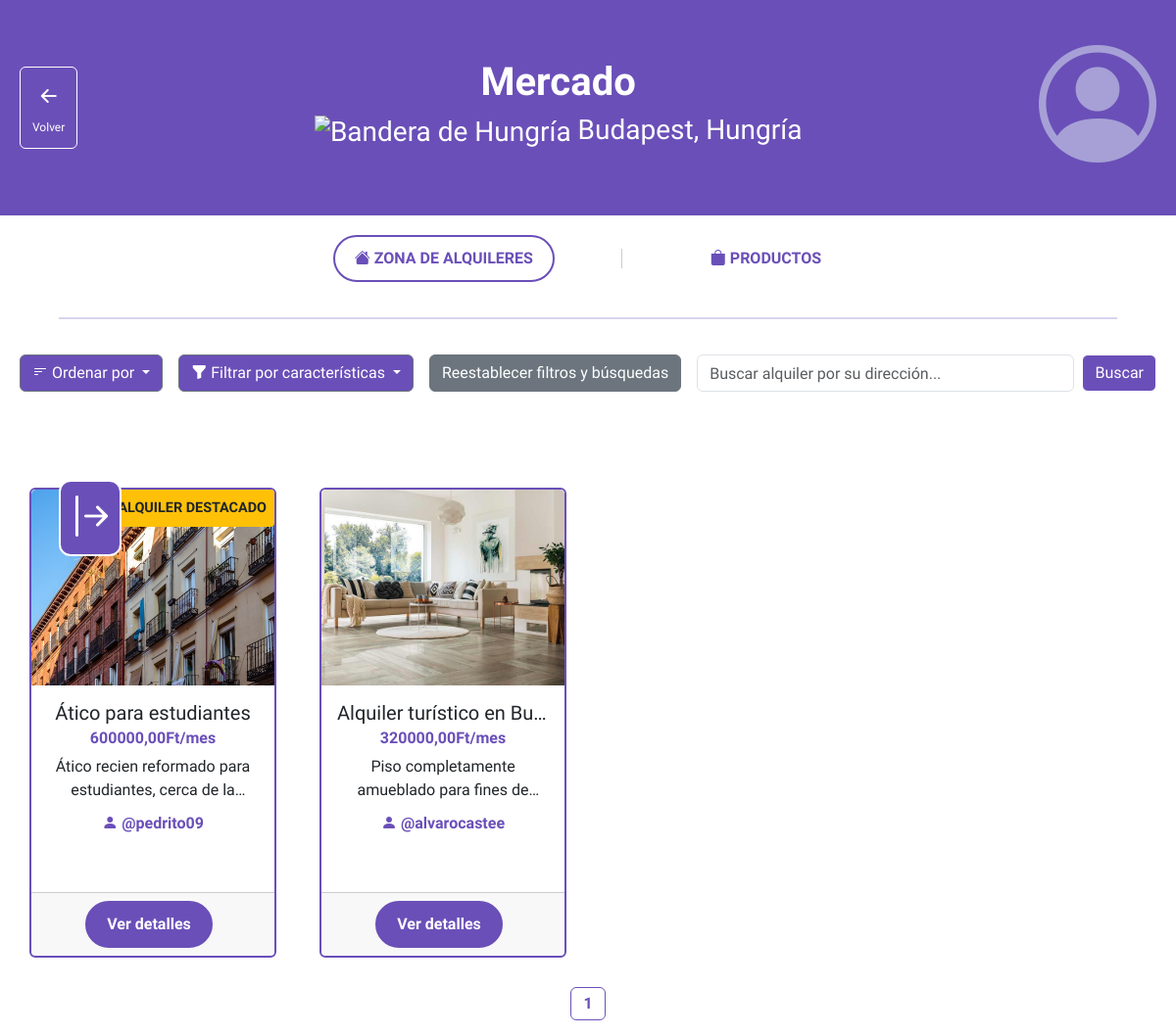
The app's page /marketplace/market/rentings/city=Budapest/ (signed in) with its own data.
### main/market/models.py (models this page shows, shortened)
class Rental(models.Model):
    owner = models.ForeignKey(settings.AUTH_USER_MODEL, on_delete=models.CASCADE, related_name='rentals')
    title = models.CharField(max_length=200)
    location = models.CharField(max_length=200)
    description = models.TextField()
    price = models.DecimalField(max_digits=10, decimal_places=2)
    square_meters = models.PositiveIntegerField()
    rooms = models.PositiveIntegerField()
    max_people = models.PositiveIntegerField()
    city_associated = models.CharField(max_length=100, blank=True)
    features = models.ManyToManyField(RentalFeature, blank=True)
    money_associated = models.CharField(max_length=50, blank = True)
    highlighted = models.BooleanField(default=False)
    highlighted_until = models.DateTimeField(null=True, blank=True)
    highlighted_at = models.DateTimeField(null=True, blank=True)
    created_at = models.DateTimeField(auto_now_add=True)
    status = models.CharField(
        max_length=10,
        choices=[
            ('on_sale', 'Anuncio activo'),
            ('booked', 'Reservado'),
            ('sold', 'Ya alquilado')
        ],
        default='on_sale'
    )
    buyer = models.ForeignKey(
        settings.AUTH_USER_MODEL,
        null=True,
        blank=True,
        on_delete=models.SET_NULL,
        related_name='purchased_rentings'
    )

class RentalImage(models.Model):
    rental = models.ForeignKey(Rental, related_name='images', on_delete=models.CASCADE)
    image = models.ImageField(upload_to='rental_pictures/', blank=False)

### main/models.py (models this page shows)
class CustomUser(AbstractUser):
    email = models.EmailField(unique=True)
    birthday = models.DateField(null=True, blank=True)
    city = models.CharField(max_length=100, blank=True)
    selected_city = models.CharField(max_length=100, blank=True)
    description = models.TextField(blank=True)
    profile_picture = models.ImageField(upload_to='profile_pictures/', blank=True)
    erasmus = models.BooleanField(default=False)
    show_age = models.BooleanField(default=True)
    profile_completed = models.BooleanField(default=False)
    account_visibility = models.CharField(max_length=10, choices=[('public', 'Pública'), ('private', 'Privada')], default='public')
    see_own_products = models.BooleanField(default=False)
    aficiones = models.ManyToManyField(Hobby, blank=True)
    is_city_admin = models.BooleanField(default=False)
    groups = models.ManyToManyField(Group, verbose_name='groups', blank=True, related_name='customuser_set')
    user_permissions = models.ManyToManyField(Permission, verbose_name='user permissions', blank=True, related_name='customuser_set')

### main/market/views.py (the view, shortened to what this page needs)
# urls.py: path('market/rentings/city=<str:selected_city>/', views.main_market_rentings, name="main_market_rentings"),
def main_market_rentings(request, selected_city):
    complete_profile_alerts = alertas_completar_perfil(request)
    pending_requests_count = FollowRequest.objects.filter(receiver=request.user, status='pending').count()
    pending_chat_requests_count = ChatRequest.objects.filter(receiver=request.user, status='pending').count()
    private_chats = Chat.objects.filter(Q(user1=request.user) | Q(user2=request.user)).annotate(
        unread_count=Count('messages', filter=Q(messages__is_read=False) & ~Q(messages__sender=request.user))
    )
    all_groups_chats = GroupChat.objects.filter(members__user=request.user).exclude(name=request.user.city).annotate(
        unread_count=Count('group_messages', filter=Q(group_messages__is_read=False) & ~Q(group_messages__sender=request.user))
    )
    total_unread_count = sum(chat.unread_count for chat in private_chats) + sum(chat.unread_count for chat in all_groups_chats) + pending_chat_requests_count
    order = request.GET.get('order', None)
    search_query = request.GET.get('q', '')
    selected_features = request.GET.getlist('features')
    city_info = city_data.get(selected_city, {})
    country = city_info.get('country', 'Desconocido')
    flag_image = city_info.get('flag', '')
    rentings = Rental.objects.filter(city_associated=selected_city).annotate(
        highlighted_order=Case(
            When(highlighted=True, then=Value(0)),  # Los destacados primero
            When(highlighted=False, then=Value(1)),  # Los no destacados después
            output_field=BooleanField(),
        )).order_by('highlighted_order', '-highlighted_at', '-created_at')
    if selected_features:
        for feature_id in selected_features:
            rentings = rentings.filter(features__id=feature_id)
        rentings = rentings.distinct()
        if not rentings.exists():
            no_caracts_message = "No hay ningún anuncio publicado que cuente con todas las características seleccionadas."
            filtered_rentings = Rental.objects.none()
        else:
            no_caracts_message = None
            filtered_rentings = rentings
    else:
        no_caracts_message = None
        filtered_rentings = rentings
    if search_query:
        filtered_rentings = rentings.filter(location__icontains=search_query)
        if not filtered_rentings.exists():
            no_results_message = f"No se encuentran resultados para la búsqueda: '{search_query}'"
            filtered_rentings = rentings  # Revertimos a todos los anuncios
        else:
            no_results_message = None
    else:
        no_results_message = None
    if order == 'newest':
        filtered_rentings = filtered_rentings.order_by('-created_at')
    elif order == 'older':
        filtered_rentings = filtered_rentings.order_by('created_at')
    elif order == 'cheapest':
        filtered_rentings = filtered_rentings.order_by('price')
    elif order == 'expensive':
        filtered_rentings = filtered_rentings.order_by('-price')
    elif order == 'min_to_max_square_meters':
        filtered_rentings = filtered_rentings.order_by('square_meters')
    elif order == 'max_to_min_square_meters':
        filtered_rentings = filtered_rentings.order_by('-square_meters')
    elif order == 'min_to_max_rooms':
        filtered_rentings = filtered_rentings.order_by('rooms')
    elif order == 'max_to_min_rooms':
        filtered_rentings = filtered_rentings.order_by('-rooms')
    elif order == 'min_to_max_people':
        filtered_rentings = filtered_rentings.order_by('max_people')
    elif order == 'max_to_min_people':
        filtered_rentings = filtered_rentings.order_by('-max_people')
    rentings_count = filtered_rentings.count()
    only_user_rentings = (
        filtered_rentings.exists() and
        not filtered_rentings.exclude(owner=request.user).exists()
    )
    all_features = RentalFeature.objects.all()
    paginator = Paginator(filtered_rentings, 20)  # 20 anuncios por página
    page = request.GET.get('page', 1)
    try:
        paginated_rentings = paginator.page(page)
    except PageNotAnInteger:
        paginated_rentings = paginator.page(1)
    except EmptyPage:
        paginated_rentings = paginator.page(paginator.num_pages)
    context = {
        'selected_city': selected_city,
        'country': country,
        'flag_image': flag_image,
        'rentings': paginated_rentings,
        'complete_profile_alerts': complete_profile_alerts,
        'pending_requests_count': pending_requests_count,
        'rentings_count': rentings_count,
        'only_user_rentings': only_user_rentings,
        'no_results_message': no_results_message,
        'all_features': all_features,
        'selected_features': selected_features,
        'no_caracts_message': no_caracts_message,
        'pending_chat_requests_count': pending_chat_requests_count,
        'total_unread_count': total_unread_count,
    }
    return render(request, "main_market_rentings.html", context)

### main/templates/market/main_market_rentings.html (shortened to what this page needs)
{% extends "main/sidebar.html" %}
{% block content %}
{% load static %}
<head>
    <link href="https://cdn.jsdelivr.net/npm/bootstrap@5.3.0-alpha1/dist/css/bootstrap.min.css" rel="stylesheet">
    <link href="https://cdn.jsdelivr.net/npm/bootstrap-icons@1.7.2/font/bootstrap-icons.css" rel="stylesheet">
    <link href="https://cdn.jsdelivr.net/npm/bootstrap@5.3.0/dist/css/bootstrap.min.css" rel="stylesheet">
</head>
<body>
    <div class="container profile-container">
        <div class="profile-top d-flex justify-content-between align-items-center">
            <div>
                <button onclick="goBack()" class="btn btn-secondary bi-arrow-left-short d-none d-md-block" style="background-color: transparent; border-color: white; font-size: 2em;">
                    <h3 style="font-size:12px;">Volver</h3>
                </button>
            </div>
            <div class="text-center">
                <h1><strong>Mercado</strong></h1>
                <h3>
                    {% if flag_image %}
                        <img src="{% static 'images/'|add:flag_image %}" alt="Bandera de {{ country }}" width="50">
                    {% endif %}
                    {{selected_city}}, {{ country }}
                </h3>
            </div>
            <div>
                <a href="{% url 'market:my_market_profile' %}">
                    {% if request.user.profile_picture %}
                        <img src="{{ request.user.profile_picture.url }}" class="profile-picture" alt="Perfil del cliente">
                    {% else %}
                        <i class="bi bi-person-circle" style="font-size: 120px; color: #a6a0d6;"></i>
                    {% endif %}
                </a>
            </div>
        </div>
        <div class="links-section d-flex justify-content-center align-items-center">
            <div class="text-center mx-2">
                <a href="#" class="btn-products-link"><i class="bi bi-house-fill"></i> ZONA DE ALQUILERES</a>
            </div>
            <div class="text-center mx-2">
                <a href="{% url 'market:main_market_products' selected_city=request.user.selected_city %}" class="btn-ratings-link"><i class="bi bi-bag-fill"></i> PRODUCTOS</a>
            </div>
        </div>
        <hr>
        <div class="profile-section d-flex flex-wrap align-items-center gap-3">
            <div class="dropdown">
                <button class="btn btn-secondary dropdown-toggle" style="background-color:#6a4fb8;" type="button" id="filterMenuButton" data-bs-toggle="dropdown" aria-expanded="false">
                    <i class="bi bi-filter-left"></i> Ordenar por
                </button>
            </div>
            <div class="dropdown">
                <button class="btn btn-secondary dropdown-toggle" style="background-color:#6a4fb8;" type="button" id="featuresMenuButton" data-bs-toggle="dropdown" aria-expanded="false">
                    <i class="bi bi-funnel-fill"></i> Filtrar por características
                </button>
            </div>
            <a href="{% url 'market:main_market_rentings' selected_city=request.user.selected_city %}" class="btn btn-secondary">
                Reestablecer filtros y búsquedas
            </a>
            <form method="GET" class="d-flex align-items-center flex-grow-1">
                <input type="text" name="q" class="form-control me-2" placeholder="Buscar alquiler por su dirección...">
                <button type="submit" class="btn btn-primary" style="background-color:#6a4fb8; border-color:white;">Buscar</button>
            </form>
        </div>
        <div class="profile-section">
            {% if rentings %}
                {% if only_user_rentings and not request.user.see_own_products%}
                    <p class="text-center align-items-center">
                        No hay anuncios de alquileres de otros usuarios disponibles en esta ciudad.<br><br>
                        No te preocupes, tus anuncios de alquiler en esta ciudad sí que están activos para otros usuarios.<br>
                        Para poder visualizarlos tú también, <a href="{% url 'profile_settings' %}">accede a la configuración de tu cuenta</a> y habilita la opción de "VER MIS PROPIOS ANUNCIOS EN EL MERCADO".
                    </p>
                {% else %}
                <div class="row">
                    {% for renting in rentings %}
                        {% if renting.status != 'sold' %}
                            {% if renting.owner.id != request.user.id or request.user.see_own_products %}
                                <div class="col-12 col-sm-6 col-md-4 col-lg-3 d-flex justify-content-center mt-5">
                                    <div class="card d-flex flex-column"
                                            style="width: 20rem; height: 30rem; border-color:#6a4fb8; border-width:2px; margin: 10px;">
                                            {% if renting.highlighted %}
                                            <div class="badge-highlighted position-absolute top-0 end-0 bg-warning text-dark p-2">
                                                ALQUILER DESTACADO
                                            </div>
                                            {% endif %}
                                            <img class="card-img-top"
                                                src="{{ renting.images.first.image.url }}"
                                                alt="Imagen de producto"
                                                style="object-fit: cover; height: 200px;">
                                            <div class="card-body d-flex flex-column" style="flex-grow: 1;">
                                                <h5 class="card-title text-truncate">{{ renting.title }}</h5>
                                                <h6 class="card-subtitle mb-2 text-muted">
                                                    <strong style="color:#6a4fb8;">{{ renting.price }}{{ renting.money_associated }}/mes</strong>
                                                </h6>
                                                <p class="card-text text-truncate">{{ renting.description }}</p>
                                                <h6 class="card-subtitle mb-2 text-muted">
                                                    {% if renting.owner.id != request.user.id %}
                                                        <a href="{% url 'other_user_profile' renting.owner.username %}"
                                                        style="text-decoration:none; color:#6a4fb8;">
                                                            <i class="bi bi-person-fill"></i>
                                                            <strong>@{{ renting.owner }}</strong>
                                                        </a>
                                                    {% else %}
                                                        <a href="{% url 'my_profile' %}"
                                                        style="text-decoration:none; color:#6a4fb8;">
                                                            <i class="bi bi-person-fill"></i>
                                                            <strong>@{{ renting.owner }}</strong>
                                                        </a>
                                                    {% endif %}
                                                </h6>
                                            </div>
                                            <div class="card-footer justify-content-center">
                                                <a href="{% url 'market:renting_details' renting_id=renting.id %}"
                                                class="btn-add-product me-2">Ver detalles</a>
                                            </div>
                                        </div>
                                    </div>
                                {% endif %}
                            {% else %}
                                <p class="text-center">No se han encontrado anuncios de alquiler disponibles.</p>
                            {% endif %}
                        {% endfor %}
                    </div>
                {% endif %}
            {% else %}
                <p>No se han encontrado anuncios de alquiler disponibles.</p>
            {% endif %}
        </div>
        <nav aria-label="Paginación de productos">
            <ul class="pagination justify-content-center">
                {% for num in rentings.paginator.page_range %}
                    <li class="page-item {% if rentings.number == num %}active{% endif %}">
                        <a class="page-link {% if rentings.number == num %}selected-page{% else %}unselected-page{% endif %}" href="?page={{ num }}">
                            {{ num }}
                        </a>
                    </li>
                {% endfor %}
            </ul>
        </nav>
</body>
{% endblock %}

### records on screen
Rental: highlighted "ALQUILER DESTACADO", images.first.image (picture), title "Ático para estudiantes", price "600000,00", money_associated "Ft", description "Ático recien reformado para estudiantes, cerca de…", owner "pedrito09"
Rental: images.first.image (picture), title "Alquiler turístico en Bu…", price "320000,00", money_associated "Ft", description "Piso completamente amueblado para fines…", owner "alvarocastee"

### other values on screen
{{ selected_city }} "Budapest"
{{ country }} "Hungría"
{{ num }} "1"
